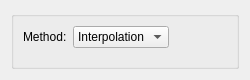
<?xml version="1.0" encoding="UTF-8"?>
<ui version="4.0">
 <class>MapFieldDataFromElemToNodeDialog</class>
 <widget class="QDialog" name="MapFieldDataFromElemToNodeDialog">
  <property name="geometry">
   <rect>
    <x>0</x>
    <y>0</y>
    <width>250</width>
    <height>80</height>
   </rect>
  </property>
  <property name="sizePolicy">
   <sizepolicy hsizetype="Fixed" vsizetype="Fixed">
    <horstretch>0</horstretch>
    <verstretch>0</verstretch>
   </sizepolicy>
  </property>
  <property name="minimumSize">
   <size>
    <width>250</width>
    <height>80</height>
   </size>
  </property>
  <property name="windowTitle">
   <string>Dialog</string>
  </property>
  <layout class="QVBoxLayout" name="verticalLayout">
   <item>
    <widget class="QGroupBox" name="groupBox">
     <property name="title">
      <string/>
     </property>
     <layout class="QFormLayout" name="formLayout">
      <property name="fieldGrowthPolicy">
       <enum>QFormLayout::FieldsStayAtSizeHint</enum>
      </property>
      <item row="0" column="0">
       <widget class="QLabel" name="label_3">
        <property name="text">
         <string>Method:</string>
        </property>
       </widget>
      </item>
      <item row="0" column="1">
       <widget class="QComboBox" name="methodComboBox_">
        <item>
         <property name="text">
          <string>Interpolation</string>
         </property>
        </item>
        <item>
         <property name="text">
          <string>Average</string>
         </property>
        </item>
        <item>
         <property name="text">
          <string>Min</string>
         </property>
        </item>
        <item>
         <property name="text">
          <string>Max</string>
         </property>
        </item>
        <item>
         <property name="text">
          <string>Sum</string>
         </property>
        </item>
        <item>
         <property name="text">
          <string>Median</string>
         </property>
        </item>
        <item>
         <property name="text">
          <string>None</string>
         </property>
        </item>
       </widget>
      </item>
     </layout>
    </widget>
   </item>
  </layout>
 </widget>
 <resources/>
 <connections/>
</ui>
